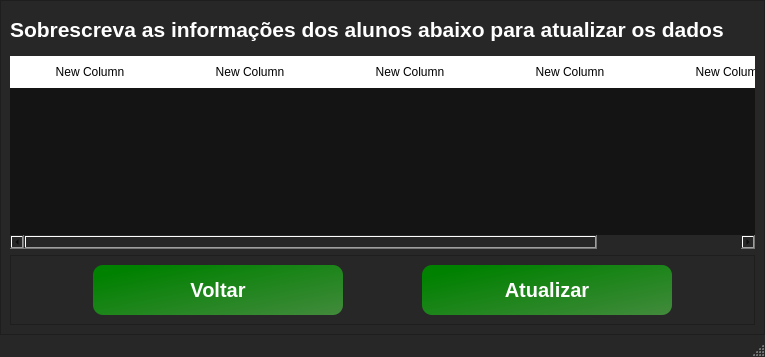
<?xml version="1.0" encoding="UTF-8"?>
<ui version="4.0">
 <class>MainWindow</class>
 <widget class="QMainWindow" name="MainWindow">
  <property name="geometry">
   <rect>
    <x>0</x>
    <y>0</y>
    <width>765</width>
    <height>357</height>
   </rect>
  </property>
  <property name="minimumSize">
   <size>
    <width>540</width>
    <height>347</height>
   </size>
  </property>
  <property name="maximumSize">
   <size>
    <width>840</width>
    <height>600</height>
   </size>
  </property>
  <property name="windowTitle">
   <string>Grerenciador de alunos - Alterar</string>
  </property>
  <property name="windowIcon">
   <iconset>
    <normaloff>../../Icons/updateicon-removebg-preview-removebg-preview.png</normaloff>../../Icons/updateicon-removebg-preview-removebg-preview.png</iconset>
  </property>
  <property name="styleSheet">
   <string notr="true">QMainWindow{
background-color: rgb(39, 39, 39);

}QMessageBox {
	background-color: rgb(255, 255, 255);
}</string>
  </property>
  <widget class="QWidget" name="centralwidget">
   <layout class="QVBoxLayout" name="verticalLayout">
    <property name="spacing">
     <number>0</number>
    </property>
    <property name="leftMargin">
     <number>0</number>
    </property>
    <property name="topMargin">
     <number>0</number>
    </property>
    <property name="rightMargin">
     <number>0</number>
    </property>
    <property name="bottomMargin">
     <number>0</number>
    </property>
    <item>
     <widget class="QFrame" name="frame">
      <property name="styleSheet">
       <string notr="true">background-color: rgb(39, 39, 39);</string>
      </property>
      <property name="frameShape">
       <enum>QFrame::StyledPanel</enum>
      </property>
      <property name="frameShadow">
       <enum>QFrame::Raised</enum>
      </property>
      <layout class="QVBoxLayout" name="verticalLayout_2">
       <item>
        <widget class="QLabel" name="label">
         <property name="minimumSize">
          <size>
           <width>400</width>
           <height>40</height>
          </size>
         </property>
         <property name="maximumSize">
          <size>
           <width>873</width>
           <height>50</height>
          </size>
         </property>
         <property name="styleSheet">
          <string notr="true">font-size:25px;
font-weight: bold;
color: #fff;</string>
         </property>
         <property name="text">
          <string>&lt;html&gt;&lt;head/&gt;&lt;body&gt;&lt;p&gt;&lt;span style=&quot; font-size:16pt;&quot;&gt;Sobrescreva as informações dos alunos abaixo para atualizar os dados&lt;/span&gt;&lt;/p&gt;&lt;/body&gt;&lt;/html&gt;</string>
         </property>
        </widget>
       </item>
       <item>
        <widget class="QTableWidget" name="tabelaAtualizar">
         <property name="styleSheet">
          <string notr="true">QTableWidget{
background-color: rgb(20, 20, 20);
border-radius:4px;
font-size:16px;

font-weight:bold;
color: rgb(255, 255, 255);

}

QHeaderView::section {
    background-color: rgb(255, 255, 255);
    border: none;
    height: 32px;
}

QTableView::item:selected{
	
	background-color: qlineargradient(spread:pad, x1:0, y1:0.017, x2:1, y2:1, stop:0.448864 rgba(52, 111, 25, 255), stop:1 rgba(43, 84, 36, 255));
}</string>
         </property>
         <attribute name="horizontalHeaderMinimumSectionSize">
          <number>39</number>
         </attribute>
         <attribute name="horizontalHeaderDefaultSectionSize">
          <number>160</number>
         </attribute>
         <attribute name="verticalHeaderDefaultSectionSize">
          <number>30</number>
         </attribute>
         <column>
          <property name="text">
           <string>New Column</string>
          </property>
         </column>
         <column>
          <property name="text">
           <string>New Column</string>
          </property>
         </column>
         <column>
          <property name="text">
           <string>New Column</string>
          </property>
         </column>
         <column>
          <property name="text">
           <string>New Column</string>
          </property>
         </column>
         <column>
          <property name="text">
           <string>New Column</string>
          </property>
         </column>
        </widget>
       </item>
       <item>
        <widget class="QFrame" name="frame_2">
         <property name="styleSheet">
          <string notr="true">background-color: rgb(39, 39, 39);</string>
         </property>
         <property name="frameShape">
          <enum>QFrame::StyledPanel</enum>
         </property>
         <property name="frameShadow">
          <enum>QFrame::Raised</enum>
         </property>
         <layout class="QHBoxLayout" name="horizontalLayout">
          <item>
           <widget class="QPushButton" name="btn_sairJanelaAtualizar">
            <property name="minimumSize">
             <size>
              <width>0</width>
              <height>50</height>
             </size>
            </property>
            <property name="maximumSize">
             <size>
              <width>250</width>
              <height>16777215</height>
             </size>
            </property>
            <property name="styleSheet">
             <string notr="true">
QPushButton{
background-color: qlineargradient(spread:pad, x1:0, y1:0.017, x2:1, y2:1, stop:0.113636 rgba(0, 129, 0, 255), stop:1 rgba(66, 138, 60, 255));
border-radius:10px;
  text-align: center;
   color: #ffffff;
font-size:20px;
font-weight:bold;

}

QPushButton:hover{
background-color: rgb(36, 199, 31);


}

QPushButton:pressed{
  background-color: #3e8e41;

}</string>
            </property>
            <property name="text">
             <string>Voltar</string>
            </property>
            <property name="icon">
             <iconset>
              <normaloff>../../Icons/Setapratras-removebg-preview.png</normaloff>../../Icons/Setapratras-removebg-preview.png</iconset>
            </property>
            <property name="iconSize">
             <size>
              <width>35</width>
              <height>30</height>
             </size>
            </property>
           </widget>
          </item>
          <item>
           <widget class="QPushButton" name="btn_atualizarDados">
            <property name="minimumSize">
             <size>
              <width>0</width>
              <height>50</height>
             </size>
            </property>
            <property name="maximumSize">
             <size>
              <width>250</width>
              <height>16777215</height>
             </size>
            </property>
            <property name="styleSheet">
             <string notr="true">
QPushButton{
background-color: qlineargradient(spread:pad, x1:0, y1:0.017, x2:1, y2:1, stop:0.113636 rgba(0, 129, 0, 255), stop:1 rgba(66, 138, 60, 255));
border-radius:10px;
  text-align: center;
   color: #ffffff;
font-size:20px;
font-weight:bold;

}

QPushButton:hover{
background-color: rgb(36, 199, 31);


}

QPushButton:pressed{
  background-color: #3e8e41;

}</string>
            </property>
            <property name="text">
             <string>Atualizar</string>
            </property>
            <property name="icon">
             <iconset>
              <normaloff>../../Icons/updateicon-removebg-preview-removebg-preview.png</normaloff>../../Icons/updateicon-removebg-preview-removebg-preview.png</iconset>
            </property>
            <property name="iconSize">
             <size>
              <width>30</width>
              <height>30</height>
             </size>
            </property>
           </widget>
          </item>
         </layout>
        </widget>
       </item>
      </layout>
     </widget>
    </item>
   </layout>
  </widget>
  <widget class="QStatusBar" name="statusbar"/>
 </widget>
 <resources/>
 <connections/>
</ui>
